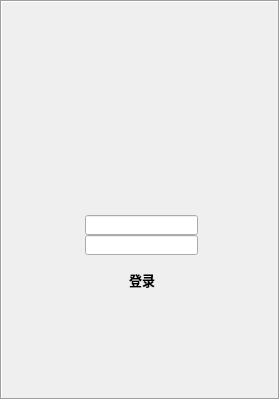
<?xml version="1.0" encoding="UTF-8"?>
<ui version="4.0">
 <class>LoginDialog</class>
 <widget class="QDialog" name="LoginDialog">
  <property name="geometry">
   <rect>
    <x>0</x>
    <y>0</y>
    <width>280</width>
    <height>400</height>
   </rect>
  </property>
  <property name="windowTitle">
   <string>微 信 客 户 端</string>
  </property>
  <widget class="QLabel" name="label">
   <property name="geometry">
    <rect>
     <x>0</x>
     <y>0</y>
     <width>280</width>
     <height>400</height>
    </rect>
   </property>
   <property name="frameShape">
    <enum>QFrame::Box</enum>
   </property>
   <property name="frameShadow">
    <enum>QFrame::Sunken</enum>
   </property>
   <property name="text">
    <string/>
   </property>
   <property name="pixmap">
    <pixmap>../login.jpg</pixmap>
   </property>
  </widget>
  <widget class="QPushButton" name="loginPushButton">
   <property name="geometry">
    <rect>
     <x>36</x>
     <y>258</y>
     <width>212</width>
     <height>43</height>
    </rect>
   </property>
   <property name="font">
    <font>
     <family>微软雅黑</family>
     <pointsize>10</pointsize>
     <bold>true</bold>
    </font>
   </property>
   <property name="text">
    <string>登录</string>
   </property>
   <property name="flat">
    <bool>true</bool>
   </property>
  </widget>
  <widget class="QLineEdit" name="usrLineEdit">
   <property name="geometry">
    <rect>
     <x>85</x>
     <y>215</y>
     <width>113</width>
     <height>20</height>
    </rect>
   </property>
   <property name="font">
    <font>
     <family>微软雅黑</family>
     <pointsize>10</pointsize>
    </font>
   </property>
   <property name="text">
    <string/>
   </property>
   <property name="alignment">
    <set>Qt::AlignCenter</set>
   </property>
  </widget>
  <widget class="QLineEdit" name="pwdLineEdit">
   <property name="geometry">
    <rect>
     <x>85</x>
     <y>235</y>
     <width>113</width>
     <height>20</height>
    </rect>
   </property>
   <property name="echoMode">
    <enum>QLineEdit::Password</enum>
   </property>
   <property name="alignment">
    <set>Qt::AlignCenter</set>
   </property>
  </widget>
 </widget>
 <resources/>
 <connections/>
</ui>
